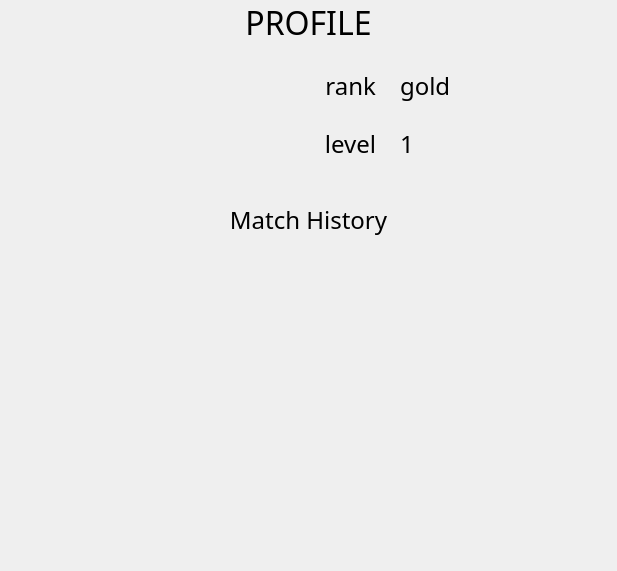
<?xml version="1.0" encoding="UTF-8"?>
<ui version="4.0">
 <class>MainWindow</class>
 <widget class="QWidget" name="MainWindow">
  <property name="geometry">
   <rect>
    <x>0</x>
    <y>0</y>
    <width>617</width>
    <height>571</height>
   </rect>
  </property>
  <property name="windowTitle">
   <string>MainWindow</string>
  </property>
  <layout class="QHBoxLayout" name="horizontalLayout">
   <property name="leftMargin">
    <number>0</number>
   </property>
   <property name="topMargin">
    <number>0</number>
   </property>
   <property name="rightMargin">
    <number>0</number>
   </property>
   <property name="bottomMargin">
    <number>0</number>
   </property>
   <item>
    <widget class="QWidget" name="widget" native="true">
     <layout class="QGridLayout" name="gridLayout" rowstretch="0,0,0" columnstretch="1,3">
      <property name="leftMargin">
       <number>0</number>
      </property>
      <property name="topMargin">
       <number>0</number>
      </property>
      <property name="rightMargin">
       <number>0</number>
      </property>
      <property name="bottomMargin">
       <number>0</number>
      </property>
      <item row="1" column="0">
       <widget class="QWidget" name="avatar" native="true">
        <property name="maximumSize">
         <size>
          <width>16777215</width>
          <height>16777215</height>
         </size>
        </property>
        <property name="styleSheet">
         <string notr="true"/>
        </property>
        <layout class="QHBoxLayout" name="horizontalLayout_2">
         <item>
          <widget class="QLabel" name="label_2">
           <property name="sizePolicy">
            <sizepolicy hsizetype="Ignored" vsizetype="Ignored">
             <horstretch>0</horstretch>
             <verstretch>0</verstretch>
            </sizepolicy>
           </property>
           <property name="autoFillBackground">
            <bool>false</bool>
           </property>
           <property name="styleSheet">
            <string notr="true">border-radius: 40px;</string>
           </property>
           <property name="frameShape">
            <enum>QFrame::NoFrame</enum>
           </property>
           <property name="frameShadow">
            <enum>QFrame::Sunken</enum>
           </property>
           <property name="text">
            <string/>
           </property>
           <property name="pixmap">
            <pixmap>../../../../../../../Downloads/dsicor.png</pixmap>
           </property>
           <property name="scaledContents">
            <bool>true</bool>
           </property>
           <property name="alignment">
            <set>Qt::AlignCenter</set>
           </property>
           <property name="wordWrap">
            <bool>false</bool>
           </property>
           <property name="openExternalLinks">
            <bool>false</bool>
           </property>
          </widget>
         </item>
        </layout>
       </widget>
      </item>
      <item row="1" column="1">
       <widget class="QWidget" name="info" native="true">
        <layout class="QGridLayout" name="gridLayout_2">
         <item row="0" column="0">
          <widget class="QWidget" name="widget_10" native="true">
           <layout class="QHBoxLayout" name="horizontalLayout_9">
            <item>
             <widget class="QLabel" name="rank">
              <property name="font">
               <font>
                <family>Poor Richard</family>
                <pointsize>18</pointsize>
               </font>
              </property>
              <property name="text">
               <string>rank</string>
              </property>
              <property name="alignment">
               <set>Qt::AlignRight|Qt::AlignTrailing|Qt::AlignVCenter</set>
              </property>
             </widget>
            </item>
           </layout>
          </widget>
         </item>
         <item row="0" column="1">
          <widget class="QWidget" name="widget_13" native="true">
           <layout class="QHBoxLayout" name="horizontalLayout_12">
            <item>
             <widget class="QLabel" name="rank_inf">
              <property name="font">
               <font>
                <family>Poor Richard</family>
                <pointsize>18</pointsize>
               </font>
              </property>
              <property name="text">
               <string>gold</string>
              </property>
              <property name="textFormat">
               <enum>Qt::AutoText</enum>
              </property>
              <property name="alignment">
               <set>Qt::AlignLeading|Qt::AlignLeft|Qt::AlignVCenter</set>
              </property>
             </widget>
            </item>
           </layout>
          </widget>
         </item>
         <item row="1" column="0">
          <widget class="QWidget" name="widget_11" native="true">
           <layout class="QHBoxLayout" name="horizontalLayout_10">
            <item>
             <widget class="QLabel" name="level">
              <property name="font">
               <font>
                <family>Poor Richard</family>
                <pointsize>18</pointsize>
               </font>
              </property>
              <property name="text">
               <string>level</string>
              </property>
              <property name="alignment">
               <set>Qt::AlignRight|Qt::AlignTrailing|Qt::AlignVCenter</set>
              </property>
             </widget>
            </item>
           </layout>
          </widget>
         </item>
         <item row="1" column="1">
          <widget class="QWidget" name="widget_14" native="true">
           <layout class="QHBoxLayout" name="horizontalLayout_11">
            <item>
             <widget class="QLabel" name="level_inf">
              <property name="font">
               <font>
                <family>Poor Richard</family>
                <pointsize>18</pointsize>
               </font>
              </property>
              <property name="text">
               <string>1</string>
              </property>
              <property name="alignment">
               <set>Qt::AlignLeading|Qt::AlignLeft|Qt::AlignVCenter</set>
              </property>
             </widget>
            </item>
           </layout>
          </widget>
         </item>
        </layout>
       </widget>
      </item>
      <item row="2" column="0" colspan="2">
       <widget class="QWidget" name="widget_12" native="true">
        <layout class="QVBoxLayout" name="verticalLayout_2">
         <item>
          <widget class="QWidget" name="widget_15" native="true">
           <layout class="QVBoxLayout" name="verticalLayout_4">
            <item>
             <widget class="QLabel" name="Match_history">
              <property name="font">
               <font>
                <family>Poor Richard</family>
                <pointsize>18</pointsize>
               </font>
              </property>
              <property name="text">
               <string>Match History</string>
              </property>
              <property name="alignment">
               <set>Qt::AlignCenter</set>
              </property>
             </widget>
            </item>
           </layout>
          </widget>
         </item>
         <item>
          <widget class="QScrollArea" name="scrollArea">
           <property name="frameShape">
            <enum>QFrame::NoFrame</enum>
           </property>
           <property name="widgetResizable">
            <bool>true</bool>
           </property>
           <widget class="QWidget" name="scrollAreaWidgetContent">
            <property name="geometry">
             <rect>
              <x>0</x>
              <y>0</y>
              <width>593</width>
              <height>320</height>
             </rect>
            </property>
            <layout class="QVBoxLayout" name="verticalLayout"/>
           </widget>
          </widget>
         </item>
        </layout>
       </widget>
      </item>
      <item row="0" column="0" colspan="2">
       <widget class="QWidget" name="widget_2" native="true">
        <layout class="QHBoxLayout" name="horizontalLayout_5">
         <property name="leftMargin">
          <number>0</number>
         </property>
         <property name="topMargin">
          <number>0</number>
         </property>
         <property name="rightMargin">
          <number>0</number>
         </property>
         <property name="bottomMargin">
          <number>0</number>
         </property>
         <item alignment="Qt::AlignTop">
          <widget class="QLabel" name="label">
           <property name="font">
            <font>
             <family>Poor Richard</family>
             <pointsize>24</pointsize>
            </font>
           </property>
           <property name="text">
            <string>PROFILE</string>
           </property>
           <property name="alignment">
            <set>Qt::AlignHCenter|Qt::AlignTop</set>
           </property>
          </widget>
         </item>
        </layout>
       </widget>
      </item>
     </layout>
    </widget>
   </item>
  </layout>
 </widget>
 <resources/>
 <connections/>
</ui>
